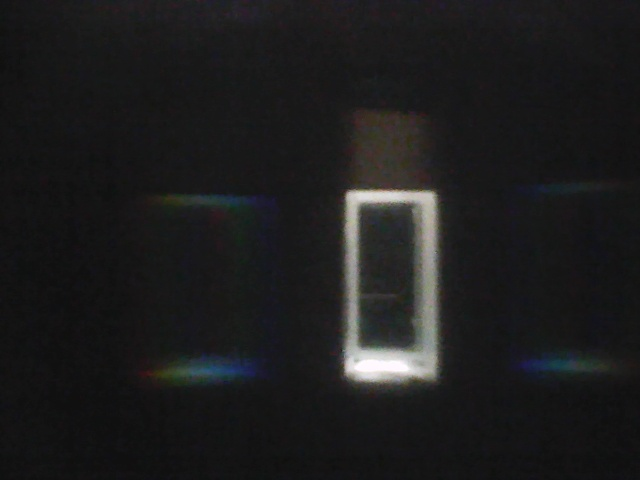
#> input picture 1.png, 640 x 480 px
$ python spec.py
#> lines starting #> are read from the running program, lines starting #| are printed output that depends on the picture
import cv2
import numpy as np
import matplotlib.pyplot as plt
from scipy.signal import find_peaks

elements = {
    'Albite': [400, 500],
    'Azurite': [600, 700],
    'Beryl': [400, 500],
    'Biotite': [500, 600],
    'Calcite': [400, 450],
    'Chalcopyrite': [500, 700],
    'Chlorite': [500, 550],
    'Copper': [600, 700],
    'Epidote': [450, 550],
    'Goethite': [480],
    'Gypsum': [450, 500],
    'Hematite': [450],
    'Iron': [400, 500],
    'Kaolinite': [450, 500],
    'Limonite': [500],
    'Magnetite': [400, 700],
    'Malachite': [600, 700],
    'Manganese': [500, 600],
    'Muscovite': [450, 550],
    'Olivine': [400, 500],
    'Orthoclase': [400, 450],
    'Pyrite': [500, 600],
    'Quartz': [400, 500],
    'Rutile': [400, 450],
    'Siderite': [400, 500],
    'Vermiculite': [450, 500],
    'Zinc': [500, 600]
}

def check(elements, peaks, thresh):
    for element, ref_range in elements.items():
        if len(ref_range) == 2:
            detected = any(ref_range[0] <= peak <= ref_range[1] for peak in peaks)
        else:
            detected = any(abs(peak - ref_range[0]) <= thresh for peak in peaks)

        print(element, ':', detected)
        if detected:
            print(f"Detected: {element}")

def graph(simg):
#> called with simg = '1.png'
    image = cv2.imread(simg, cv2.IMREAD_GRAYSCALE)
#> image: shape (480, 640); min 14, max 254, mean 28.7

    pixel_positions = np.arange(0, image.shape[1])
#> pixel_positions = 640 values from 0 to 639
    calibration_factor = 2.9
    wavelengths = pixel_positions * calibration_factor
#> wavelengths = 640 values from 0 to 1853.1
    spectrum = np.sum(image, axis=0)
#> spectrum = 640 values, max 40981 at index 354, min 8775 at index 0, mean 13795.1

    peaks = find_peaks(spectrum, height=10, threshold=5, distance=5)
    print("Detected wavelengths:", wavelengths[peaks[0]])
#| Detected wavelengths: [  23.2   58.    78.3  101.5  118.9  168.2  185.6  243.6  275.5  304.5
#|   321.9  350.9  371.2  455.3  501.7  539.4  571.3  585.8  614.8  635.1
#|   661.2  681.5  704.7  762.7  788.8  809.1  846.8  893.2  916.4  936.7
#|  1026.6 1081.7 1128.1 1238.3 1322.4 1342.7 1363.  1383.3 1403.6 1418.1
#|  1444.2 1461.6 1490.6 1505.1 1531.2 1554.4 1574.7 1589.2 1606.6 1621.1
#|  1655.9 1679.1 1693.6 1713.9 1740.  1800.9 1827.  1841.5]

    plt.style.use('Solarize_Light2')
    plt.figure(figsize=(10, 5))
    plt.plot(wavelengths, spectrum, color='b', linewidth=2)
    plt.xlabel('Wavelength (nm)')
    plt.ylabel('Intensity')
    plt.title('Wavelength Spectrum')
    plt.grid(True)
    plt.show()
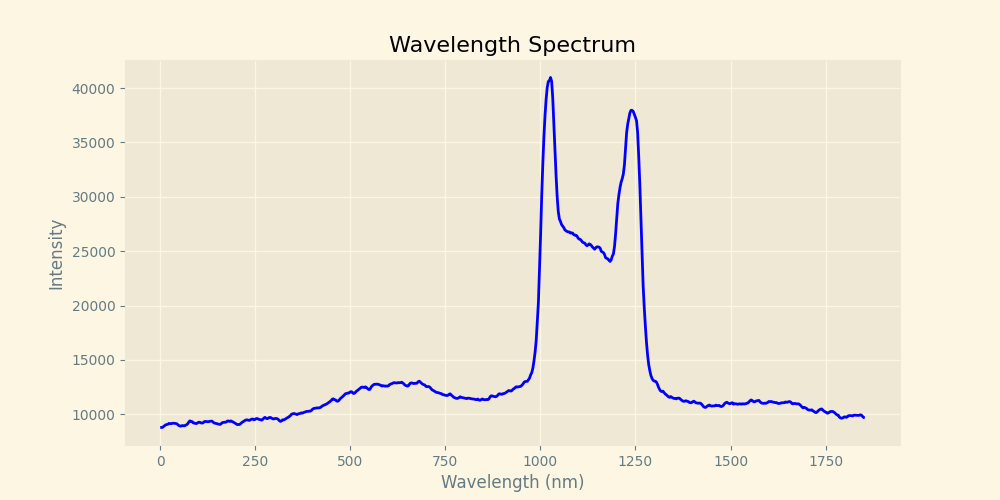
#> figure drawn by matplotlib, 1 panel; curve peaks at x = 1026.6, y = 40981

    check(elements, wavelengths[peaks[0]], 10)
#> the loop in check, `for element, ref_range in elements.items():` made 27 passes
#> detected on passes 1 to 12: True, True, True, True, False, True, True, True, True, False, True, True
#| Albite : True
#| Azurite : True
#| Beryl : True
#| Biotite : True
#| Calcite : False
#| Chalcopyrite : True
#| Chlorite : True
#| Copper : True
#> (further printed lines are left out)

    num_elements = len(elements)
#> num_elements = 27
    cols = 4
    rows = (num_elements + cols - 1) // cols
#> rows = 7

    fig, axes = plt.subplots(rows, cols, figsize=(15, 5 * rows))
    axes = axes.flatten()

    for idx, (element, ref_range) in enumerate(elements.items()):
        mini = ref_range[0]
        maxi = ref_range[-1] if len(ref_range) > 1 else ref_range[0] + 50
        axes[idx].plot(wavelengths, spectrum, color='b', linewidth=2)
        axes[idx].set_xlim([mini, maxi])
        for j in ref_range:
            axes[idx].axvline(x=j, color='red', linestyle='dashed')
        axes[idx].set_title(element,fontsize=8)
#> this loop made 27 passes
#> (element, mini, maxi) on passes 1, 2, 3, 4, 5, 6, 7, 8, 9, 11, 13, 14: ('Albite', 400, 500), ('Azurite', 600, 700), ('Beryl', 400, 500), ('Biotite', 500, 600), ('Calcite', 400, 450), ('Chalcopyrite', 500, 700), ('Chlorite', 500, 550), ('Copper', 600, 700), ('Epidote', 450, 550), ('Gypsum', 450, 500), ('Iron', 400, 500), ('Kaolinite', 450, 500)
#> (element, ref_range, mini, maxi) on passes 10, 12, 15: ('Goethite', [480], 480, 530), ('Hematite', [450], 450, 500), ('Limonite', [500], 500, 550)

    for ax in axes[num_elements:]:
        ax.axis('off')
#> this loop made 1 pass

    plt.subplots_adjust(top=0.94, bottom=0.07, left=0.125, right=0.9, hspace=0.4, wspace=0.4)
    mng = plt.get_current_fig_manager()
    mng.full_screen_toggle()
    plt.show()
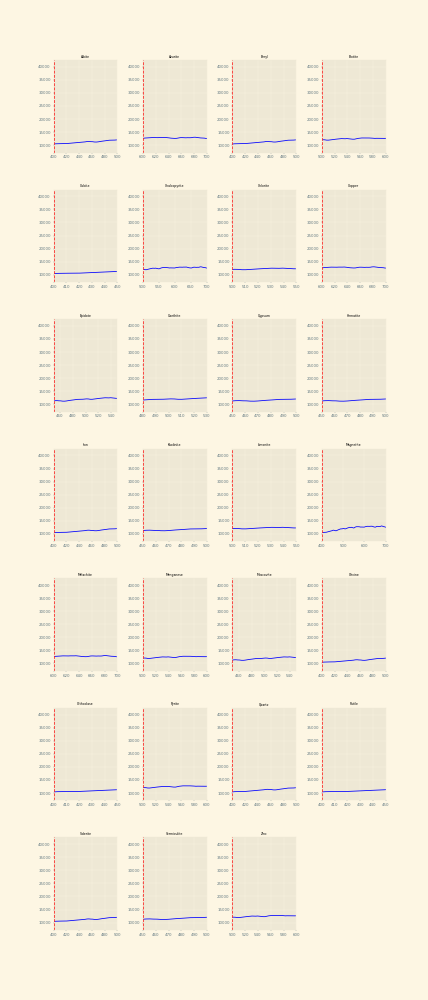
#> figure drawn by matplotlib, 27 panels; panel 1: curve peaks at x = 1026.6, y = 40981; panel 2: curve peaks at x = 1026.6, y = 40981; panel 3: curve peaks at x = 1026.6, y = 40981; panel 4: curve peaks at x = 1026.6, y = 40981

graph('1.png')
